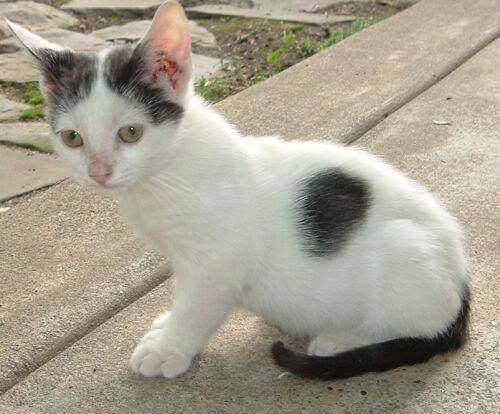
#> input picture media/cat.jpg, 500 x 414 px
$ python '边界填充.py'
#> lines starting #> are read from the running program, lines starting #| are printed output that depends on the picture
import cv2
import matplotlib.pyplot as plt

img = cv2.imread("../media/cat.jpg", 1)
#> img is the input picture: shape (414, 500, 3); mean B, G, R 144.3, 159.9, 165.9

# BORDER_REPLICATE：复制法，也就是复制最边缘像素。如：aaaaaa|abcdefgh|hhhhhhh
# BORDER_REFLECT：反射法，对感兴趣的图像中的像素在两边进行复制例如：fedcba|abcdefgh|hgfedcb
# BORDER_REFLECT_101：反射法，也就是以最边缘像素为轴，对称，gfedcb|abcdefgh|gfedcba
# BORDER_WRAP：外包装法cdefgh|abcdefgh|abcdefg
# BORDER_CONSTANT：常量法，常数值填充。

# 填充值
top_size, bottom_size, left_size, right_size = (50, 50, 50, 50)

# 复制法，也就是复制最边缘像素
replicate = cv2.copyMakeBorder(img, top_size, bottom_size, left_size,
                               right_size, borderType=cv2.BORDER_REPLICATE)
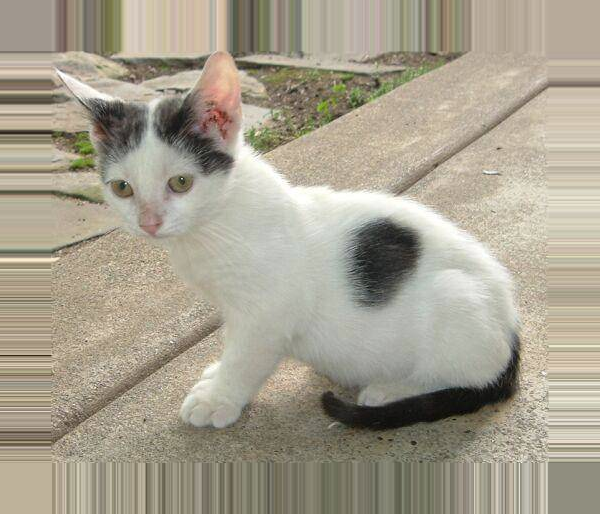
#> replicate: shape (514, 600, 3); mean B, G, R 143.2, 159.9, 166.7
# 反射法，对感兴趣的图像中的像素在两边进行复制例如：fedcba|abcdefgh|hgfedcb
reflect = cv2.copyMakeBorder(img, top_size, bottom_size, left_size, right_size,
                             cv2.BORDER_REFLECT)
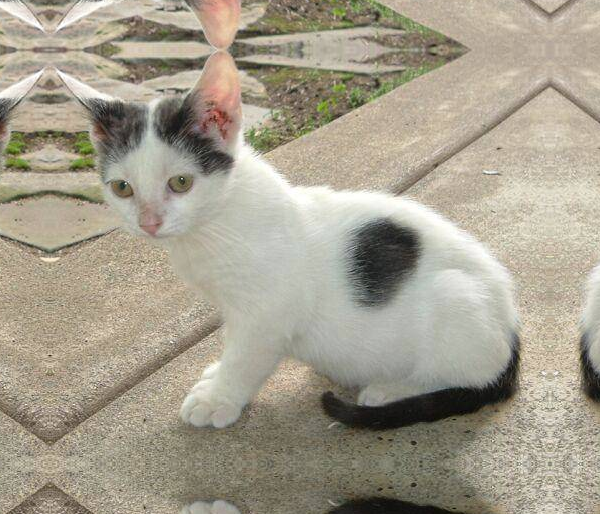
#> reflect: shape (514, 600, 3); mean B, G, R 142, 158.6, 165.5
# 反射法，也就是以最边缘像素为轴，对称，gfedcb|abcdefgh|gfedcba
reflect101 = cv2.copyMakeBorder(img, top_size, bottom_size, left_size,
                                right_size, cv2.BORDER_REFLECT_101)
# 外包装法cdefgh|abcdefgh|abcdefg
wrap = cv2.copyMakeBorder(img, top_size, bottom_size, left_size, right_size,
                          cv2.BORDER_WRAP)
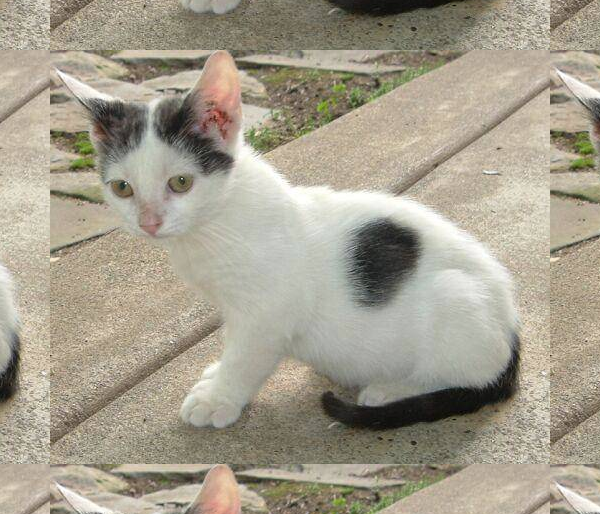
#> wrap: shape (514, 600, 3); mean B, G, R 142, 158.6, 165.5
# 常量法，常数值填充。
constant = cv2.copyMakeBorder(img, top_size, bottom_size, left_size, right_size,
                              cv2.BORDER_CONSTANT, value=1)  # 0 为黑色
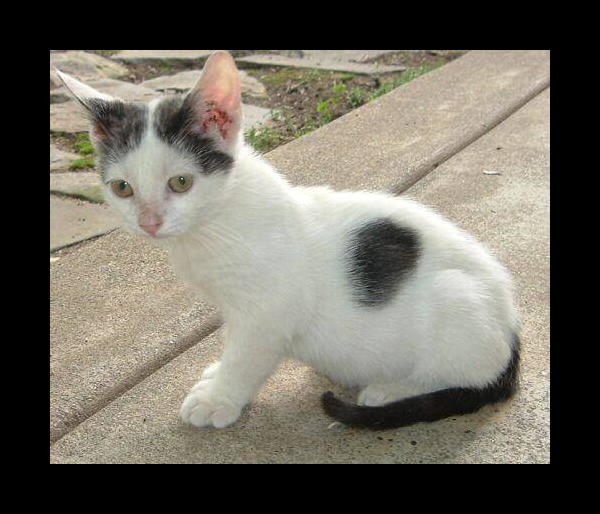
#> constant: shape (514, 600, 3); mean B, G, R 97.2, 107.3, 111.4

# [7 lines of commented-out code are left out]

plt.subplot(231), plt.imshow(img, 'gray'), plt.title('ORIGINAL')
plt.subplot(232), plt.imshow(replicate, 'gray'), plt.title('REPLICATE')
plt.subplot(233), plt.imshow(reflect, 'gray'), plt.title('REFLECT')
plt.subplot(234), plt.imshow(reflect101, 'gray'), plt.title('REFLECT_101')
plt.subplot(235), plt.imshow(wrap, 'gray'), plt.title('WRAP')
plt.subplot(236), plt.imshow(constant, 'gray'), plt.title('CONSTANT')

plt.show()
#> figure, not shown here; B, G, R data is drawn as R, G, B

$ run again, with media/clahe.jpg copied over media/cat.jpg
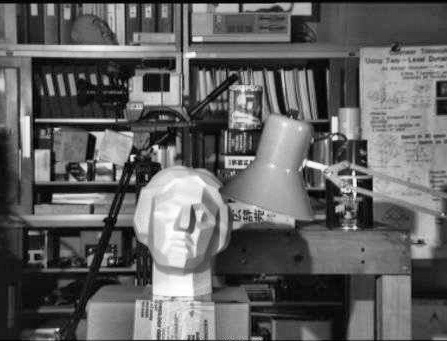
#> input picture media/clahe.jpg, 447 x 341 px
#> img is the input picture: shape (341, 447, 3); min 0, max 255, mean 97.8
#> `wrap = cv2.copyMakeBorder(img, top_size, bottom_size, left_size, right..`:
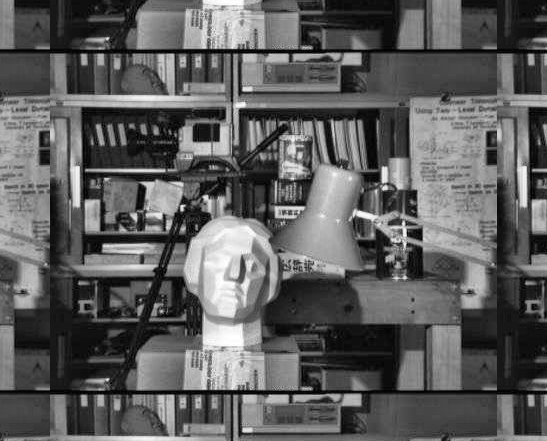
#> wrap: shape (441, 547, 3); min 0, max 255, mean 93.7
#> `constant = cv2.copyMakeBorder(img, top_size, bottom_size, left_size, r..`:
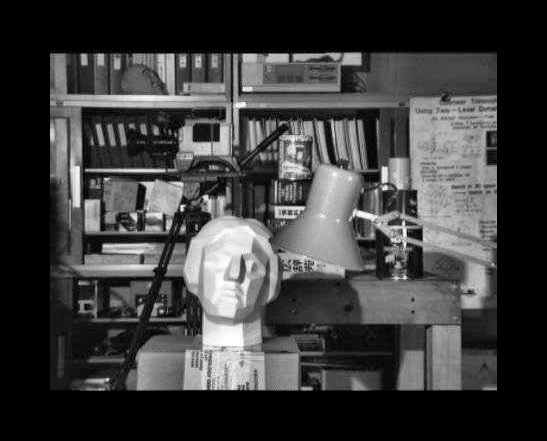
#> constant: shape (441, 547, 3); mean B, G, R 62.1, 61.8, 61.8

$ run again, with media/dog.jpg copied over media/cat.jpg
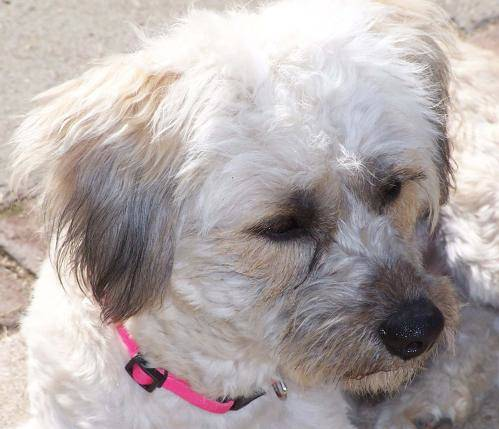
#> input picture media/dog.jpg, 499 x 429 px
#> img is the input picture: shape (429, 499, 3); mean B, G, R 169.1, 169.9, 178.9
#> `wrap = cv2.copyMakeBorder(img, top_size, bottom_size, left_size, right..`:
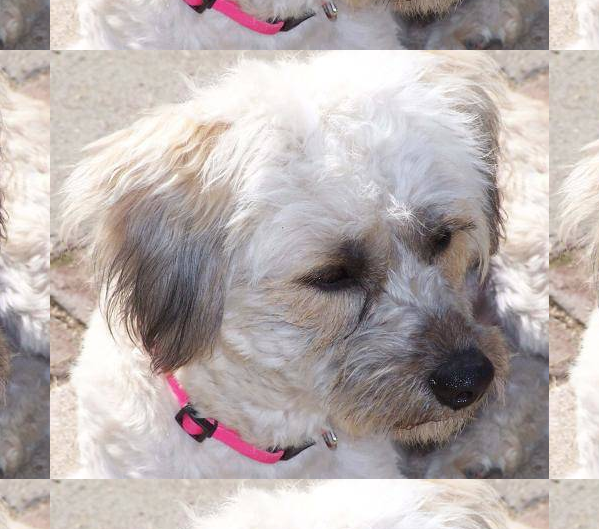
#> wrap: shape (529, 599, 3); mean B, G, R 174.4, 176, 185.3
#> `constant = cv2.copyMakeBorder(img, top_size, bottom_size, left_size, r..`:
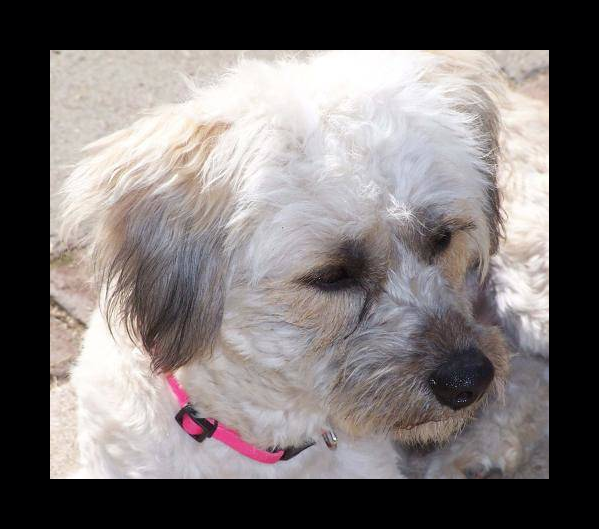
#> constant: shape (529, 599, 3); mean B, G, R 114.5, 114.8, 120.8

$ run again, with media/face.jpg copied over media/cat.jpg
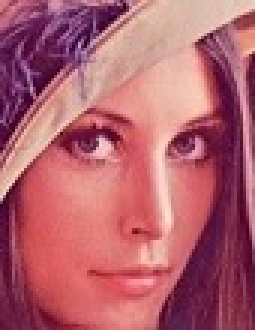
#> input picture media/face.jpg, 85 x 110 px (shown 3 times larger)
#> img is the input picture: shape (110, 85, 3); mean B, G, R 109.4, 97.1, 178.2
#> `wrap = cv2.copyMakeBorder(img, top_size, bottom_size, left_size, right..`:
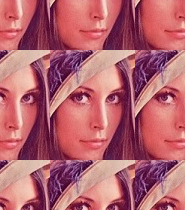
#> wrap: shape (210, 185, 3); mean B, G, R 110, 98.5, 180.1
#> `constant = cv2.copyMakeBorder(img, top_size, bottom_size, left_size, r..`:
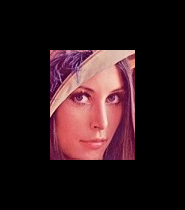
#> constant: shape (210, 185, 3); mean B, G, R 27.1, 23.4, 42.9
